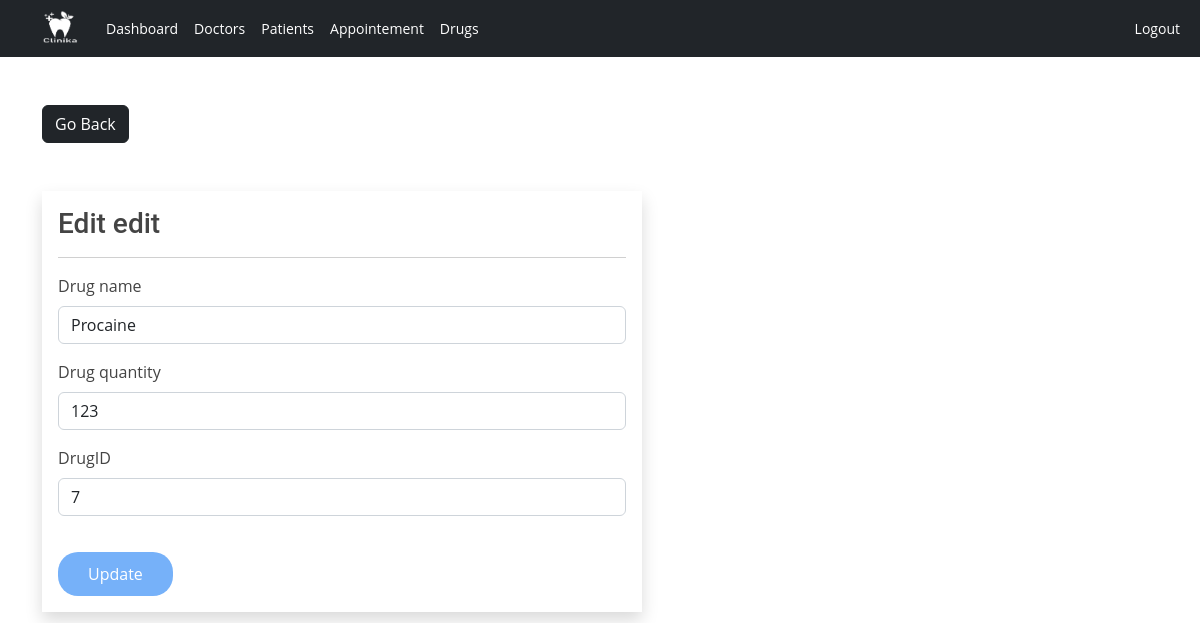
The page /admin/drugs-edit.php?drug_id=7 (signed in) on the database its author committed.
### tables this page shows
CREATE TABLE `drugs` (
  `drug_id` int(11) NOT NULL,
  `drug_name` varchar(127) NOT NULL,
  `drug_quantity` int(12) NOT NULL
);

### admin/data/drugs.php (called while the page is built, shortened)
<?php
function getDrugById($drug_id, $conn){
   $sql = "SELECT * FROM drugs
           WHERE drug_id=?";
   $stmt = $conn->prepare($sql);
   $stmt->execute([$drug_id]);
   if ($stmt->rowCount() == 1) {
     $drugs = $stmt->fetch();
     return $drugs;
   }else {
    return 0;
   }
}

### admin/drugs-edit.php (the view, shortened to what this page needs)
<?php
if (isset($_SESSION['admin_id']) &&
    isset($_SESSION['role'])     &&
    isset($_GET['drug_id'])) {
    if ($_SESSION['role'] == 'Admin') {
       include "../DB_connection.php";
       include "data/drugs.php";
       $drug_id = $_GET['drug_id'];
       $drug = getDrugById($drug_id, $conn);
 ?>
<!DOCTYPE html>
<html lang="en">
<head>
	<link rel="stylesheet" href="https://cdn.jsdelivr.net/npm/bootstrap@5.2.0/dist/css/bootstrap.min.css">
	<link rel="stylesheet" href="../css/style.css">
  <link rel="stylesheet" href="https://cdnjs.cloudflare.com/ajax/libs/font-awesome/4.7.0/css/font-awesome.min.css">
</head>
<body>
    <?php
        include "inc/navbar.php";
     ?>
     <div class="container mt-5">
        <a href="drugs.php"
           class="btn btn-dark">Go Back</a>
        <form method="post" name="f"
              class="shadow p-3 mt-5 form-w"
              action="req/drugs-edit.php"onSubmit="return verif()">
        <h3>Edit edit</h3><hr>
        <div class="mb-3">
          <label class="form-label">Drug name</label>
          <input type="text"
                 class="form-control"
                 value="<?=$drug['drug_name']?>"
                 name="drug_name">
        </div>
        <div class="mb-3">
          <label class="form-label">Drug quantity </label>
          <input type="text"
                 class="form-control"
                 value="<?=$drug['drug_quantity']?>"
                 name="drug_quantity">
        </div>
        <div class="mb-3">
        <label class="form-label">DrugID</label>
          <input type="text"
                 class="form-control"
                 value="<?=$drug['drug_id']?>"
                 name="drug_id">
        </div>
        <button type="submit"
              class="btn btn-primary" >Update</button>
    </div>
</body>
</html>
<?php
  }}
  else {
    header("Location: drugs.php");
    exit;
  }
?>

### assets/css/style.css (style rules this page uses)
.form-w { max-width: 600px; width: 100%; }
body { font-family: "Open Sans", sans-serif; color: #444; }
a { color: #4fa6d5; text-decoration: none; }
h1, h2, h3, h4, h5, h6, .font-primary { font-family: "Roboto", sans-serif; }
::placeholder { color: #cac7ff; }
form button[type="submit"] { background-color: #76b1f9; color: #fff; padding: 10px 30px; border: none; border-radius: 20px; cursor: pointer; font-size: 16px; margin-top: 20px; }

### rows shown on the page
drugs: drug_name "Procaine", drug_quantity "123", drug_id "7"
